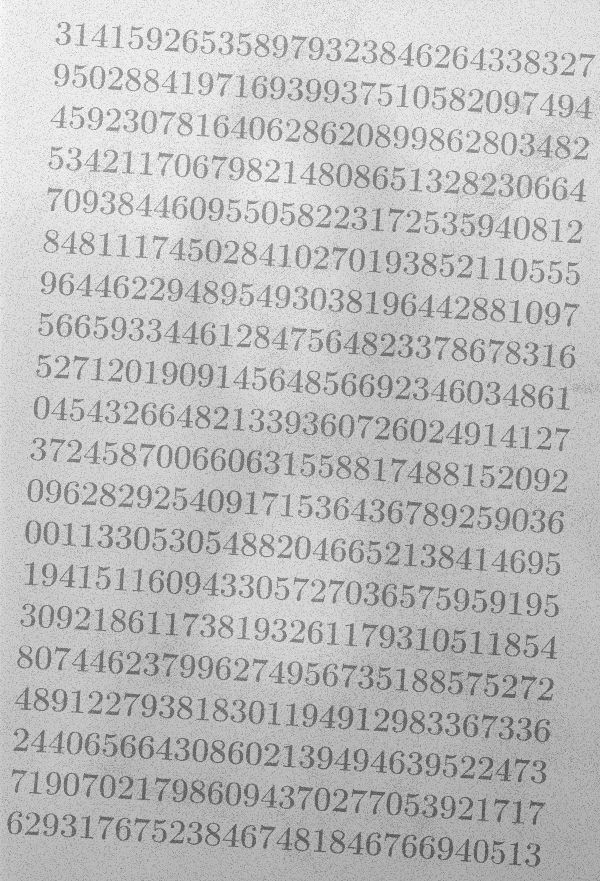
%> input picture IPI/Trabalho_02/morf_test.png, 600 x 881 px
$ octave Questao2.m   (GNU Octave 9; MATLAB toolbox functions it lacks are replaced by stand-ins)
%> lines starting %> are read from the running program, lines starting %| are printed output that depends on the picture; long printed decimals are rounded
close all
clear all
clc
pkg load image

img = imread('morf_test.png');
%> img is the input picture: size 881x600 uint8; min 85, max 251, mean 190.6
figure, imshow(img), title('Original');

#Segmentação.
min = min(img(:));
%> min = 85
max = max(img(:));
%> max = 251
a = max - min;
%> a = 166
M = mean2(img(:));
%> M = 190.6
d = std2(img(:));
%> d = 18.42
printf('Min: %f\n', min);
%| Min: 85.000
printf('Max: %f\n', max);
%| Max: 251.000
printf('Med: %f\n', M);
%| Med: 190.565
printf('apmpli: %f\n', a);
%| apmpli: 166.000
printf('desvio: %f\n', d);
%| desvio: 18.424
x = double(img);
y = 255 * (x-(160-150)) / ((160+150) - (160-150));
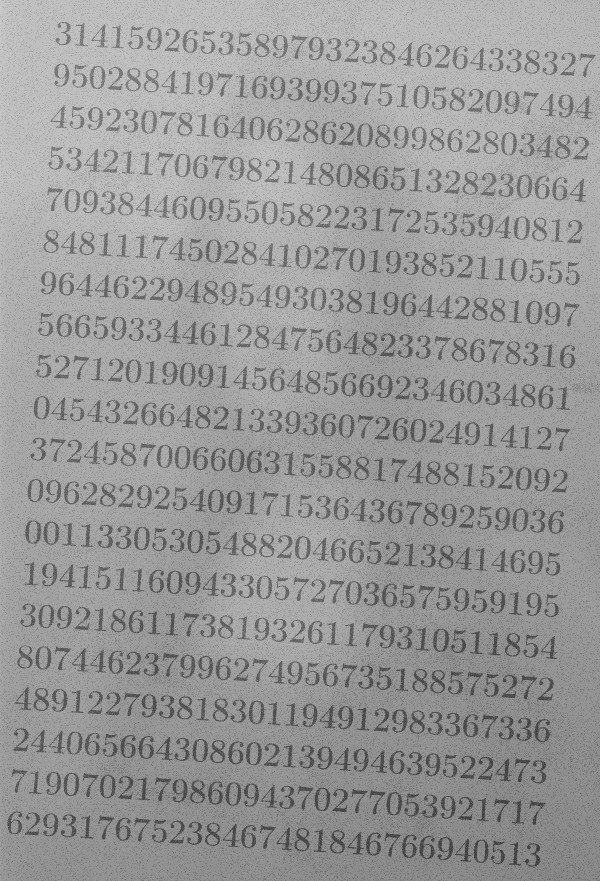
%> y: size 881x600 double; min 63.75, max 204.8, mean 153.5
img = uint8(y);
%> (the run ends here)

$ run again, with IPI/Trabalho_02/img_cells.jpg saved as IPI/Trabalho_02/morf_test.png
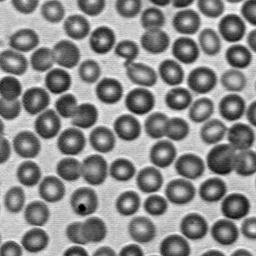
%> input picture IPI/Trabalho_02/img_cells.jpg, 256 x 256 px
%> img is the input picture: size 256x256x3 uint8; min 0, max 255, mean 138.6
%> min = 0
%> max = 255
%> M = 138.6
%> d = 39.5
%| Min: 0
%| Max: 255.000
%| Med: 138.598
%| apmpli: 255.000
%| desvio: 39.500
%> `img = uint8(y);`:
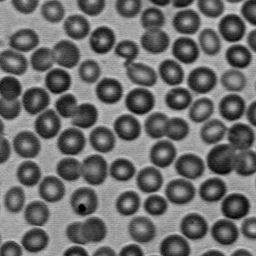
%> img: size 256x256x3 uint8; min 0, max 208, mean 109.3
